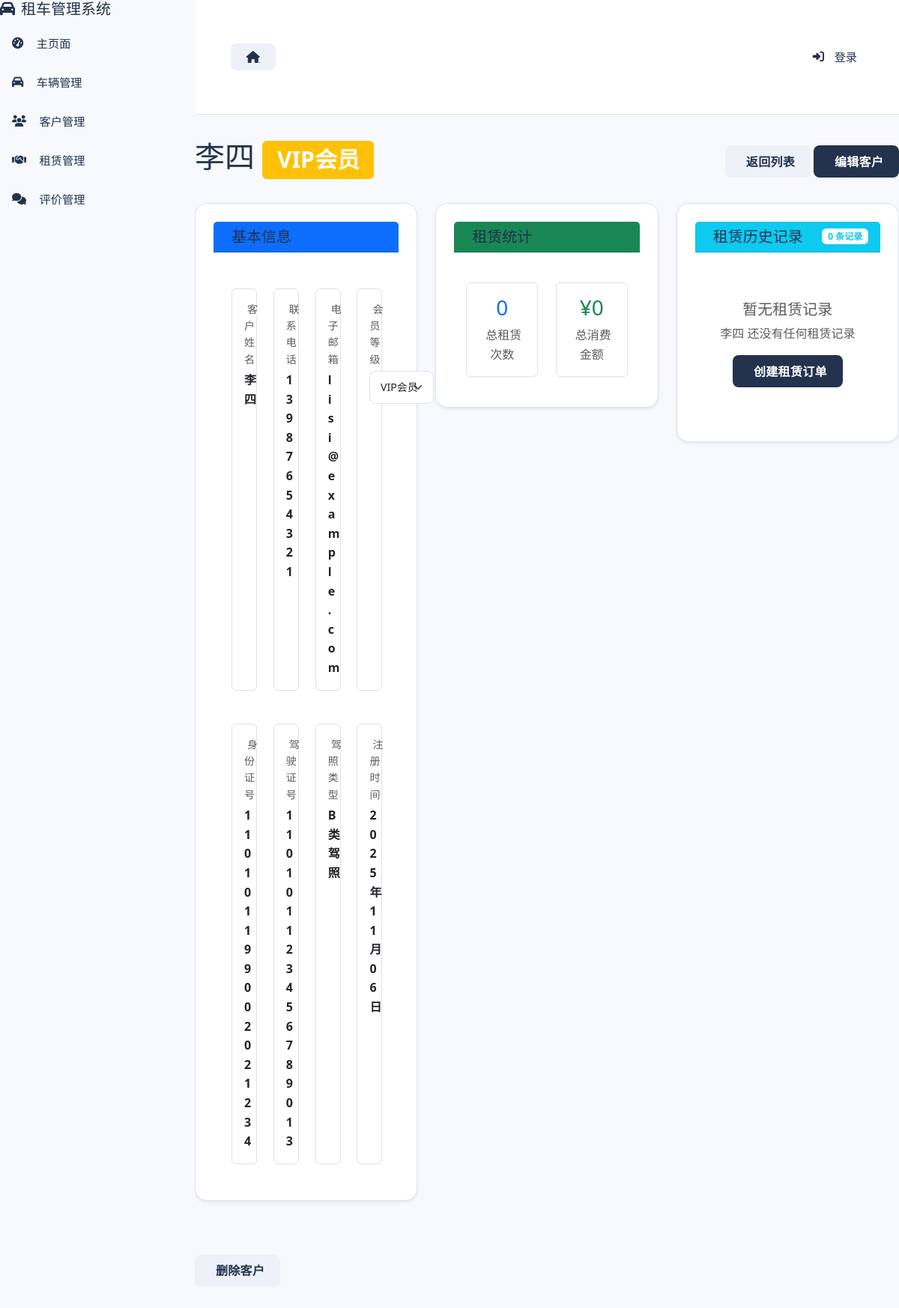
/customers/6/, run on the app's committed database.
### customers/models.py (models this page shows, shortened)
class Customer(models.Model):
    MEMBER_LEVEL_CHOICES = [
        ('NORMAL', '普通会员'),
        ('VIP', 'VIP会员'),
    ]
    user = models.OneToOneField(
        User,
        on_delete=models.SET_NULL,
        related_name='customer_profile',
        blank=True,
        null=True,
        verbose_name='关联用户',
        help_text='关联的用户账号'
    )
    name = models.CharField(
        '姓名',
        max_length=100,
        help_text='客户姓名'
    )
    phone = models.CharField(
        '联系电话',
        max_length=20,
        validators=[
            RegexValidator(
                regex=r'^1[3-9]\d{9}$',
                message='请输入有效的手机号码'
            )
        ],
        help_text='11位手机号码'
    )
    email = models.EmailField(
        '邮箱',
        blank=True,
        null=True,
        help_text='电子邮箱地址'
    )
    id_card = models.CharField(
        '身份证号',
        max_length=18,
        unique=True,
        validators=[
            RegexValidator(
                regex=r'^[1-9]\d{5}(18|19|20)\d{2}((0[1-9])|(1[0-2]))(([0-2][1-9])|10|20|30|31)\d{3}[0-9Xx]$',
                message='请输入有效的身份证号码'
            )
        ],
        help_text='18位身份证号码'
    )
    license_number = models.CharField(
        '驾照号',
        max_length=20,
        unique=True,
        help_text='驾驶证号码'
    )
    license_type = models.CharField(
        '驾照类型',
        max_length=10,
        choices=[
            ('A', 'A类驾照'),
            ('B', 'B类驾照'),
            ('C', 'C类驾照'),
        ],
        default='C',
        help_text='驾驶证类型'
    )
    member_level = models.CharField(
        '会员等级',
        max_length=20,
        choices=MEMBER_LEVEL_CHOICES,
        default='NORMAL',
        help_text='客户会员等级'
    )
    created_at = models.DateTimeField(
        '创建时间',
        auto_now_add=True
    )
    updated_at = models.DateTimeField(
        '更新时间',
        auto_now=True
    )
    class Meta:
        db_table = 'customers'
        verbose_name = '客户'
        verbose_name_plural = '客户'
        ordering = ['-created_at']
        indexes = [
            models.Index(fields=['id_card']),
            models.Index(fields=['license_number']),
            models.Index(fields=['phone']),
            models.Index(fields=['member_level']),
        ]

### customers/views.py (the view)
# urls.py: path('<int:pk>/', views.customer_detail, name='customer_detail'),
def customer_detail(request, pk):
    customer = get_object_or_404(Customer, pk=pk)
    rentals = customer.rentals.all().select_related('vehicle').order_by('-created_at')
    total_rentals = rentals.count()
    total_amount = rentals.aggregate(
        total=Sum('total_amount')
    )['total'] or 0
    status_stats = rentals.values('status').annotate(
        count=Count('id')
    ).order_by('status')
    vip_discount_amount = 0
    if customer.member_level == 'VIP' and total_amount:
        vip_discount_amount = total_amount * Decimal('0.1')
    context = {
        'customer': customer,
        'rentals': rentals,
        'total_rentals': total_rentals,
        'total_amount': total_amount,
        'status_stats': status_stats,
        'vip_discount_amount': vip_discount_amount,
    }
    return render(request, 'customers/customer_detail.html', context)

### templates/customers/customer_detail.html (shortened to what this page needs)
{% extends "vehicles/base.html" %}
{% block content %}
<div class="d-flex justify-content-between align-items-center mb-4">
    <h1>
        {{ customer.name }}
        {% if customer.member_level == 'VIP' %}
            <span class="badge bg-warning">
                 VIP会员
            </span>
        {% else %}
            <span class="badge bg-secondary">
                <i class="bi bi-person"></i> 普通会员
            </span>
        {% endif %}
    </h1>
    <div>
        <a href="{% url 'customers:customer_list' %}" class="btn btn-secondary">
             返回列表
        </a>
        <a href="{% url 'customers:customer_update' customer.pk %}" class="btn btn-primary">
             编辑客户
        </a>
    </div>
</div>
<div class="row">
    <div class="col-12 mb-4">
        <div class="card shadow-sm">
            <div class="card-header bg-primary text-white">
                <h5 class="mb-0">基本信息</h5>
            </div>
            <div class="card-body p-4">
                <div class="row g-4">
                    <div class="col-lg-3 col-md-6">
                        <div class="p-3 border rounded h-100">
                            <div class="text-muted small mb-1">客户姓名</div>
                            <div class="fw-semibold">{{ customer.name }}</div>
                        </div>
                    </div>
                    <div class="col-lg-3 col-md-6">
                        <div class="p-3 border rounded h-100">
                            <div class="text-muted small mb-1">联系电话</div>
                            <div class="fw-semibold">{{ customer.phone }}</div>
                        </div>
                    </div>
                    <div class="col-lg-3 col-md-6">
                        <div class="p-3 border rounded h-100">
                            <div class="text-muted small mb-1">电子邮箱</div>
                            {% if customer.email %}
                                <div class="fw-semibold">{{ customer.email }}</div>
                            {% else %}
                                <div class="text-muted">未提供</div>
                            {% endif %}
                        </div>
                    </div>
                    <div class="col-lg-3 col-md-6">
                        <div class="p-3 border rounded h-100">
                            <div class="text-muted small mb-1">会员等级</div>
                            <div class="d-flex align-items-center">
                                <select class="form-select form-select-sm" style="width: auto;"
                                        onchange="updateMembership({{ customer.pk }}, this.value)">
                                    <option value="VIP" {% if customer.member_level == 'VIP' %}selected{% endif %}>
                                        VIP会员
                                    </option>
                                </select>
                            </div>
                        </div>
                    </div>
                </div>
                <div class="row g-4 mt-2">
                    <div class="col-lg-3 col-md-6">
                        <div class="p-3 border rounded h-100">
                            <div class="text-muted small mb-1">身份证号</div>
                            <div class="fw-semibold">{{ customer.id_card }}</div>
                        </div>
                    </div>
                    <div class="col-lg-3 col-md-6">
                        <div class="p-3 border rounded h-100">
                            <div class="text-muted small mb-1">驾驶证号</div>
                            <div class="fw-semibold">{{ customer.license_number }}</div>
                        </div>
                    </div>
                    <div class="col-lg-3 col-md-6">
                        <div class="p-3 border rounded h-100">
                            <div class="text-muted small mb-1">驾照类型</div>
                            <div class="fw-semibold">{{ customer.get_license_type_display }}</div>
                        </div>
                    </div>
                    <div class="col-lg-3 col-md-6">
                        <div class="p-3 border rounded h-100">
                            <div class="text-muted small mb-1">注册时间</div>
                            <div class="fw-semibold">{{ customer.created_at|date:"Y年m月d日" }}</div>
                        </div>
                    </div>
                </div>
            </div>
        </div>
    </div>
    <div class="col-12 mb-4">
        <div class="card shadow-sm">
            <div class="card-header bg-success text-white">
                <h5 class="mb-0">租赁统计</h5>
            </div>
            <div class="card-body">
                <div class="row g-4 text-center">
                    <div class="col-lg-3 col-md-6">
                        <div class="p-3 border rounded">
                            <h3 class="text-primary mb-2">{{ total_rentals }}</h3>
                            <p class="text-muted mb-0">总租赁次数</p>
                        </div>
                    </div>
                    <div class="col-lg-3 col-md-6">
                        <div class="p-3 border rounded">
                            <h3 class="text-success mb-2">¥{{ total_amount }}</h3>
                            <p class="text-muted mb-0">总消费金额</p>
                        </div>
                    </div>
                </div>
            </div>
        </div>
    </div>
    <div class="col-12">
        <div class="card shadow-sm">
            <div class="card-header bg-info text-white d-flex justify-content-between align-items-center">
                <h5 class="mb-0">租赁历史记录</h5>
                <span class="badge bg-white text-info">{{ rentals|length }} 条记录</span>
            </div>
            <div class="card-body p-0">
                {% if rentals %}
                <div class="table-responsive">
                    <table class="table table-hover mb-0">
                        <thead class="table-light">
                            <tr>
                                <th>车辆信息</th>
                                <th>租赁日期</th>
                                <th>租期</th>
                                <th>金额</th>
                                <th>状态</th>
                                <th>操作</th>
                            </tr>
                        </thead>
                        <tbody>
                            {% for rental in rentals %}
                            <tr>
                                <td>
                                    <div>
                                        <strong>{{ rental.vehicle.brand }} {{ rental.vehicle.model }}</strong>
                                        <br>
                                        <small class="text-muted">{{ rental.vehicle.license_plate }}</small>
                                    </div>
                                </td>
                                <td>
                                    <div>
                                        <i class="bi bi-calendar3"></i> {{ rental.start_date|date:"m-d" }}
                                        <span class="text-muted">至</span>
                                        <br>
                                        <small class="text-muted">{{ rental.end_date|date:"m-d" }}</small>
                                    </div>
                                </td>
                                <td>
                                    <span class="badge bg-light text-dark">{{ rental.rental_days }} 天</span>
                                </td>
                                <td>
                                    <span class="text-success">¥{{ rental.total_amount }}</span>
                                </td>
                                <td>
                                    {% if rental.status == 'COMPLETED' %}
                                        <span class="badge bg-success">已完成</span>
                                    {% elif rental.status == 'ONGOING' %}
                                        <span class="badge bg-warning">进行中</span>
                                    {% elif rental.status == 'PENDING' %}
                                        <span class="badge bg-info">预订中</span>
                                    {% elif rental.status == 'CANCELLED' %}
                                        <span class="badge bg-secondary">已取消</span>
                                    {% endif %}
                                </td>
                                <td>
                                    <a href="#" class="btn btn-sm btn-outline-primary" title="查看详情">
                                        <i class="bi bi-eye"></i>
                                    </a>
                                </td>
                            </tr>
                            {% endfor %}
                        </tbody>
                    </table>
                </div>
                {% else %}
                <div class="text-center py-5">
                    <h5 class="text-muted mt-3">暂无租赁记录</h5>
                    <p class="text-muted">{{ customer.name }} 还没有任何租赁记录</p>
                    <a href="#" class="btn btn-primary">
                         创建租赁订单
                    </a>
                </div>
                {% endif %}
            </div>
        </div>
    </div>
</div>
<div class="mt-4">
    <button type="button" class="btn btn-outline-danger"
            onclick="if(confirmDelete('确定要删除客户 {{ customer.name }} 吗？此操作将同时删除相关的所有租赁记录！')) window.location.href='{% url 'customers:customer_delete' customer.pk %}'">
         删除客户
    </button>
</div>
{% endblock %}

### static/css/style.css (style rules this page uses)
:root { --bg-page: #f7f9fc; --bg-card: #ffffff; --color-primary: #23324d; --color-primary-dark: #1a2538; --color-accent: #d48a34; --color-text: #141c2c; --color-muted: #667085; --color-border: #dde3ef; --color-success: #18a568; --color-warning: #e0a113; --color-danger: #d34a4a; --color-white: #ffffff; --btn-secondary-bg: #eef1f7; --radius-sm: 8px; --radius-md: 16px; --radius-lg: 20px; --shadow-sm: 0 8px 18px rgba(15, 23, 42, 0.08); --shadow-lg: 0 25px 45px rgba(15, 23, 42, 0.12); --transition: 0.25s cubic-bezier(0.4, 0, 0.2, 1); --content-width: min(1200px, 100%); --font-base: "Segoe UI", "Microsoft YaHei", "PingFang SC", "Helvetica Neue", Arial, sans-serif; }
* { box-sizing: border-box; margin: 0; padding: 0; }
h1, h2, h3, h4, h5, h6 { color: var(--color-primary); }
body { font-family: var(--font-base); background: var(--bg-page); color: var(--color-text); line-height: 1.6; }
a { color: inherit; text-decoration: none; }
.d-flex { display: flex; }
.mt-2 { margin-top: 0.75rem; }
.mt-3 { margin-top: 1.5rem; }
.mb-0 { margin-bottom: 0; }
.mb-1 { margin-bottom: 0.75rem; }
.mb-2 { margin-bottom: 1.25rem; }
.mb-4 { margin-bottom: 2.25rem; }
.text-center { text-align: center; }
.text-muted { color: var(--color-muted); }
.text-primary { color: var(--color-primary); }
.text-success { color: var(--color-success); }
.row { display: flex; flex-wrap: wrap; margin: -12px; }
.row > * { flex: 1; padding: 12px; }
.btn { border: none; border-radius: var(--radius-sm); padding: 0.6rem 1.3rem; font-weight: 600; letter-spacing: 0.3px; cursor: pointer; transition: var(--transition); display: inline-flex; align-items: center; justify-content: center; gap: 0.45rem; background: var(--btn-secondary-bg); color: var(--color-primary); }
.btn-primary { background: var(--color-primary); color: var(--color-white); }
.card, .section-block { background: var(--bg-card); border-radius: var(--radius-md); border: 1px solid var(--color-border); box-shadow: var(--shadow-sm); margin-bottom: 1.5rem; padding: 1.5rem; }
.form-control, .form-select { width: 100%; border: 1px solid var(--color-border); border-radius: var(--radius-sm); padding: 0.65rem 0.85rem; font-family: var(--font-base); }

### data on the page
Customer: name "李四", phone "13987654321", email "lisi@example.com", member_level+id "VIP会员", id_card "110101199002021234", license_number "110101123456789013", license_type "B类驾照", created_at "2025年11月06日"

### other printed values
{{ total_rentals }} "0"
{{ total_amount }} "0"
{{ rentals|length }} "0"
